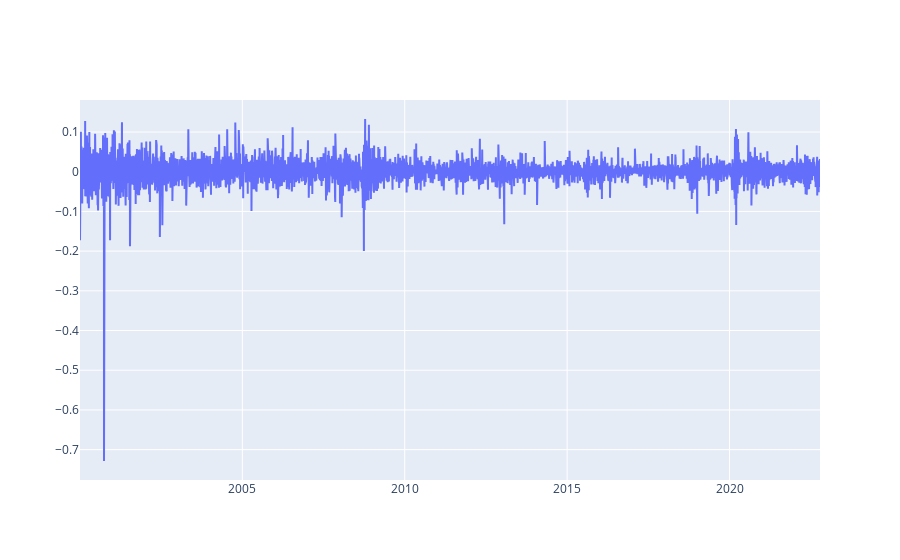

This figure's notebook cell:
### Code cell
#Checking Residuals it seems like a white noise
fig = Go.Figure()
fig.add_trace(Go.Scatter(x=arima_log_data.resid().index,y=arima_log_data.resid(),name="Log Sarima Residuals"))

### Figure 1 — Plotly figure (JSON) as saved in the notebook; plotly's stock layout.template omitted (floating-point values rounded to 4 significant figures; data arrays with more than 128 entries replaced by an {"elided": "..."} marker saying what was removed)
{"data": [{"name": "Log Sarima Residuals", "type": "scatter", "x": {"elided": "5734 str values"}, "y": {"elided": "5734 float values"}}], "layout": {"autosize": true, "xaxis": {"autorange": true, "range": ["2000-01-03", "2022-10-14"], "type": "date"}, "yaxis": {"autorange": true, "range": [-0.7765, 0.1807], "type": "linear"}}}
